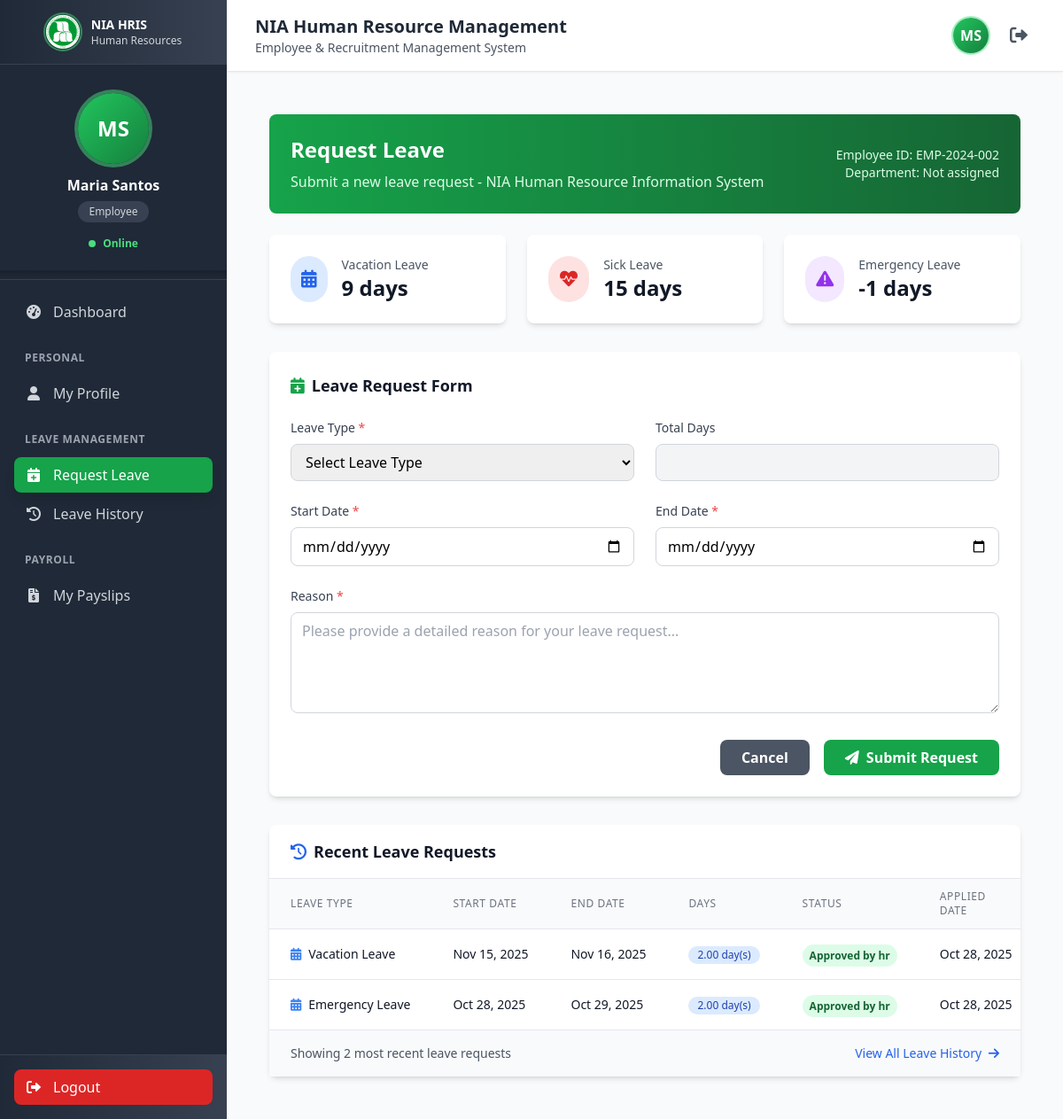
The app's page /create-leave-request-form.php (signed in) with its own data.
### tables this page shows
CREATE TABLE IF NOT EXISTS `employees` (
  `id` int(11) NOT NULL AUTO_INCREMENT,
  `employee_id` varchar(20) NOT NULL,
  `first_name` varchar(50) NOT NULL,
  `last_name` varchar(50) NOT NULL,
  `email` varchar(100) NOT NULL,
  `password` varchar(255) DEFAULT NULL,
  `position` varchar(100) NOT NULL,
  `department` varchar(100) NOT NULL,
  `department_id` int(11) DEFAULT NULL,
  `employee_type` enum('faculty','staff','admin') DEFAULT 'staff',
  `hire_date` date NOT NULL,
  `phone` varchar(20) DEFAULT NULL,
  `sss_number` varchar(20) DEFAULT NULL,
  `pagibig_number` varchar(20) DEFAULT NULL,
  `tin_number` varchar(20) DEFAULT NULL,
  `philhealth_number` varchar(20) DEFAULT NULL,
  `address` text DEFAULT NULL,
  `is_active` tinyint(1) DEFAULT 1,
  `created_at` timestamp NOT NULL DEFAULT current_timestamp(),
  `updated_at` timestamp NULL DEFAULT NULL ON UPDATE current_timestamp(),
  `blood_type` varchar(10) DEFAULT NULL,
  `medical_conditions` text DEFAULT NULL,
  `allergies` text DEFAULT NULL,
  `medications` text DEFAULT NULL,
  `last_medical_checkup` date DEFAULT NULL,
  `medical_notes` text DEFAULT NULL,
  `emergency_contact_name` varchar(100) DEFAULT NULL,
  `emergency_contact_number` varchar(20) DEFAULT NULL,
  PRIMARY KEY (`id`),
  UNIQUE KEY `employee_id` (`employee_id`),
  UNIQUE KEY `email` (`email`),
  KEY `idx_department` (`department`),
  KEY `idx_employee_type` (`employee_type`),
  KEY `idx_department_id` (`department_id`),
  CONSTRAINT `fk_employees_department` FOREIGN KEY (`department_id`) REFERENCES `departments` (`id`) ON DELETE SET NULL ON UPDATE CASCADE
);

CREATE TABLE IF NOT EXISTS `employee_leave_requests` (
  `id` int(11) NOT NULL AUTO_INCREMENT,
  `employee_id` int(11) NOT NULL,
  `leave_type_id` int(11) NOT NULL,
  `start_date` date NOT NULL,
  `end_date` date NOT NULL,
  `total_days` decimal(5,2) NOT NULL,
  `reason` text NOT NULL,
  `status` enum('pending','approved_by_head','approved_by_hr','rejected','cancelled') DEFAULT 'pending',
  `department_head_approval` enum('pending','approved','rejected') DEFAULT 'pending',
  `hr_approval` enum('pending','approved','rejected') DEFAULT 'pending',
  `department_head_id` int(11) DEFAULT NULL,
  `hr_approver_id` int(11) DEFAULT NULL,
  `department_head_comment` text DEFAULT NULL,
  `hr_comment` text DEFAULT NULL,
  `department_head_approved_at` timestamp NULL DEFAULT NULL,
  `hr_approved_at` timestamp NULL DEFAULT NULL,
  `created_at` timestamp NOT NULL DEFAULT current_timestamp(),
  `updated_at` timestamp NULL DEFAULT NULL ON UPDATE current_timestamp(),
  PRIMARY KEY (`id`),
  KEY `idx_employee_id` (`employee_id`),
  KEY `idx_leave_type_id` (`leave_type_id`),
  KEY `idx_start_date` (`start_date`),
  KEY `idx_status` (`status`),
  KEY `idx_department_head_approval` (`department_head_approval`),
  KEY `idx_hr_approval` (`hr_approval`),
  KEY `department_head_id` (`department_head_id`),
  KEY `hr_approver_id` (`hr_approver_id`),
  CONSTRAINT `employee_leave_requests_ibfk_1` FOREIGN KEY (`employee_id`) REFERENCES `employees` (`id`) ON DELETE CASCADE,
  CONSTRAINT `employee_leave_requests_ibfk_2` FOREIGN KEY (`leave_type_id`) REFERENCES `leave_types` (`id`) ON DELETE CASCADE,
  CONSTRAINT `employee_leave_requests_ibfk_3` FOREIGN KEY (`department_head_id`) REFERENCES `employees` (`id`) ON DELETE SET NULL,
  CONSTRAINT `employee_leave_requests_ibfk_4` FOREIGN KEY (`hr_approver_id`) REFERENCES `employees` (`id`) ON DELETE SET NULL
);

CREATE TABLE IF NOT EXISTS `leave_types` (
  `id` int(11) NOT NULL AUTO_INCREMENT,
  `name` varchar(100) NOT NULL,
  `description` text DEFAULT NULL,
  `max_days_per_year` int(11) DEFAULT NULL,
  `requires_approval` tinyint(1) NOT NULL DEFAULT 1,
  `is_active` tinyint(1) NOT NULL DEFAULT 1,
  `created_at` timestamp NOT NULL DEFAULT current_timestamp(),
  `updated_at` timestamp NOT NULL DEFAULT current_timestamp() ON UPDATE current_timestamp(),
  PRIMARY KEY (`id`)
);

### create-leave-request-form.php (the view, shortened to what the rows shown need)
<?php
require_once 'config/database.php';
$user_id = $_SESSION['user_id'];
$user_query = "SELECT email FROM users WHERE id = ?";
$user_stmt = mysqli_prepare($conn, $user_query);
mysqli_stmt_bind_param($user_stmt, "i", $user_id);
mysqli_stmt_execute($user_stmt);
$user_info = mysqli_fetch_assoc(mysqli_stmt_get_result($user_stmt));
$user_email = $user_info['email'] ?? '';
$employee_query = "SELECT e.*, d.name as department_name
                   FROM employees e
                   LEFT JOIN departments d ON e.department_id = d.id
                   WHERE e.email = ? AND e.is_active = 1";
$employee_stmt = mysqli_prepare($conn, $employee_query);
mysqli_stmt_bind_param($employee_stmt, "s", $user_email);
mysqli_stmt_execute($employee_stmt);
$employee = mysqli_fetch_assoc(mysqli_stmt_get_result($employee_stmt));
$employee_id = $employee['id'];
$recent_leaves_query = "SELECT elr.*, lt.name as leave_type_name
                       FROM employee_leave_requests elr
                       LEFT JOIN leave_types lt ON elr.leave_type_id = lt.id
                       WHERE elr.employee_id = ?
                       ORDER BY elr.created_at DESC LIMIT 10";
$recent_stmt = mysqli_prepare($conn, $recent_leaves_query);
mysqli_stmt_bind_param($recent_stmt, "i", $employee_id);
mysqli_stmt_execute($recent_stmt);
$recent_leaves = mysqli_fetch_all(mysqli_stmt_get_result($recent_stmt), MYSQLI_ASSOC);
include 'includes/header.php';
?>
<div class="container mx-auto px-4 py-6">
    <div class="bg-gradient-to-r from-green-600 to-green-800 text-white rounded-lg p-6 mb-6">
        <div class="flex items-center justify-between">
            <div>
                <h1 class="text-2xl font-bold mb-2">Request Leave</h1>
            </div>
            <div class="text-right">
                <p class="text-sm text-green-100">Employee ID: <?php echo htmlspecialchars($employee['employee_id']); ?></p>
                <p class="text-sm text-green-100">Department: <?php echo htmlspecialchars($employee['department_name'] ?? 'Not assigned'); ?></p>
            </div>
        </div>
    </div>
    <div class="bg-white rounded-lg shadow-md mt-8">
        <div class="overflow-x-auto">
            <table class="min-w-full divide-y divide-gray-200">
                <thead class="bg-gray-50">
                    <tr>
                        <th scope="col" class="px-6 py-3 text-left text-xs font-medium text-gray-500 uppercase tracking-wider">Leave Type</th>
                        <th scope="col" class="px-6 py-3 text-left text-xs font-medium text-gray-500 uppercase tracking-wider">Start Date</th>
                        <th scope="col" class="px-6 py-3 text-left text-xs font-medium text-gray-500 uppercase tracking-wider">End Date</th>
                        <th scope="col" class="px-6 py-3 text-left text-xs font-medium text-gray-500 uppercase tracking-wider">Days</th>
                        <th scope="col" class="px-6 py-3 text-left text-xs font-medium text-gray-500 uppercase tracking-wider">Status</th>
                        <th scope="col" class="px-6 py-3 text-left text-xs font-medium text-gray-500 uppercase tracking-wider">Applied Date</th>
                    </tr>
                </thead>
                <tbody class="bg-white divide-y divide-gray-200">
                    <?php if (empty($recent_leaves)): ?>
                        <tr>
                            <td colspan="7" class="px-6 py-4 text-center text-gray-500">
                                <div class="flex flex-col items-center py-8">
                                    <i class="fas fa-calendar-times text-gray-300 text-4xl mb-4"></i>
                                    <p class="text-gray-500 text-lg">No leave requests found</p>
                                    <p class="text-gray-400 text-sm">Submit your first leave request above</p>
                                </div>
                            </td>
                        </tr>
                    <?php else: ?>
                        <?php foreach ($recent_leaves as $leave): ?>
                            <tr class="hover:bg-gray-50">
                                <td class="px-6 py-4 whitespace-nowrap text-sm font-medium text-gray-900">
                                    <div class="flex items-center">
                                        <i class="fas fa-calendar-alt text-blue-500 mr-2"></i>
                                        <?php echo htmlspecialchars($leave['leave_type_name'] ?? 'Leave'); ?>
                                    </div>
                                </td>
                                <td class="px-6 py-4 whitespace-nowrap text-sm text-gray-900">
                                    <?php echo date('M d, Y', strtotime($leave['start_date'])); ?>
                                </td>
                                <td class="px-6 py-4 whitespace-nowrap text-sm text-gray-900">
                                    <?php echo date('M d, Y', strtotime($leave['end_date'])); ?>
                                </td>
                                <td class="px-6 py-4 whitespace-nowrap text-sm text-gray-900">
                                    <span class="inline-flex items-center px-2.5 py-0.5 rounded-full text-xs font-medium bg-blue-100 text-blue-800">
                                        <?php echo $leave['total_days']; ?> day(s)
                                    </span>
                                </td>
                                <td class="px-6 py-4 whitespace-nowrap">
                                    <span class="px-2 py-1 text-xs font-semibold rounded-full
                                        <?php
                                        switch($leave['status']) {
                                            case 'approved_by_hr': echo 'bg-green-100 text-green-800'; break;
                                        }
                                        ?>">
                                        <?php echo ucfirst(str_replace('_', ' ', $leave['status'] ?? 'Unknown')); ?>
                                    </span>
                                </td>
                                <td class="px-6 py-4 whitespace-nowrap text-sm text-gray-900">
                                    <?php echo date('M d, Y', strtotime($leave['created_at'])); ?>
                                </td>
                            </tr>
                        <?php endforeach; ?>
                    <?php endif; ?>
                </tbody>
            </table>
        </div>
    </div>
</div>

### records on screen
employees: employee "EMP-2024-002"
employee_leave_requests: leave_type.name "Vacation Leave", start_date "Nov 15, 2025", end_date "Nov 16, 2025", total_days "2.00", status "Approved by hr", created_at "Oct 28, 2025"
employee_leave_requests: leave_type.name "Emergency Leave", start_date "Oct 28, 2025", end_date "Oct 29, 2025", total_days "2.00", status "Approved by hr", created_at "Oct 28, 2025"

### other values on screen
$_SESSION['first_name'] . ' ' . $_SESSION['last_name'] "Maria Santos"
str_replace('_', ' ', $_SESSION['role']) "Employee"
$employee['department_name'] "Not assigned"
$leave_balance['vacation_balance'] "9"
$leave_balance['sick_balance'] "15"
$leave_balance['personal_balance'] "-1"
count($recent_leaves) "2"
